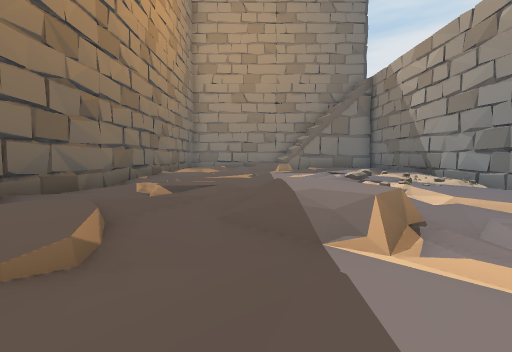
view 1 (above)

16 first-person views from a walk through a scene from a Unity 3-D project. The camera is 1.4 m above the floor, tilts 4° down and sees 85° across. The floor is counted in squares, 2 m on a side. Each view is taken from the middle of a square. On the plan, view 1 faces up. The plan holds only what a view shows up to about 9 squares ahead; the rest is blank. The place goes on beyond the plan. The player character is not drawn. Some animated figures are left out.

view 2
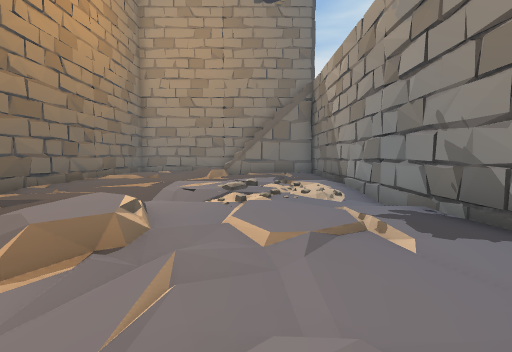

view 3
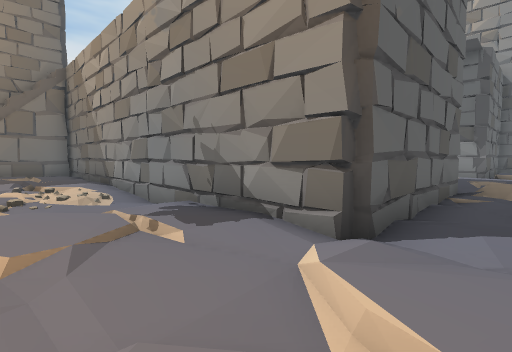

view 4
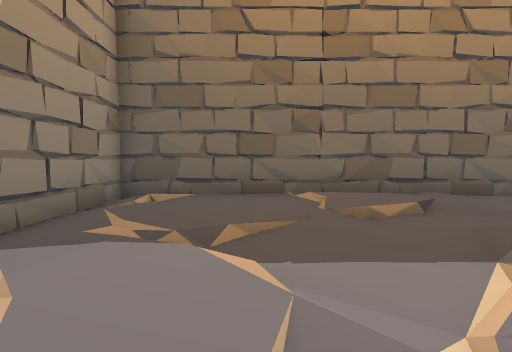

view 5
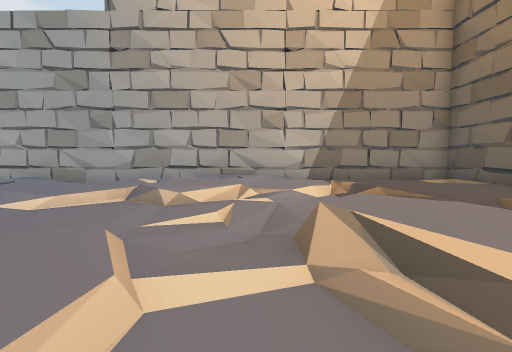

view 6
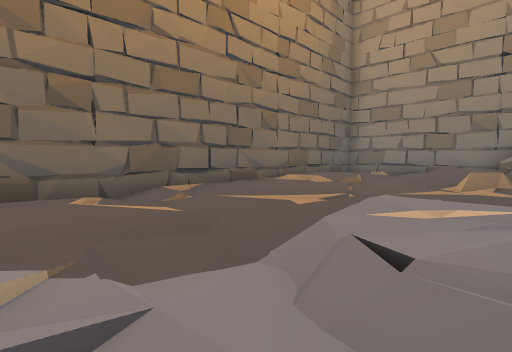

view 7
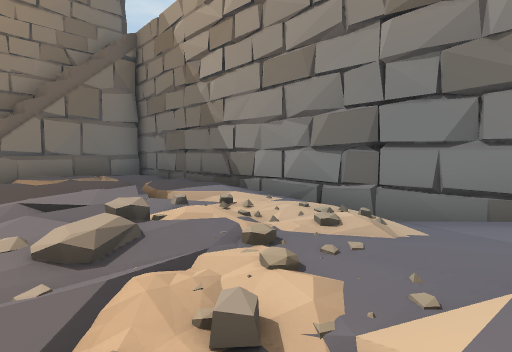

view 8
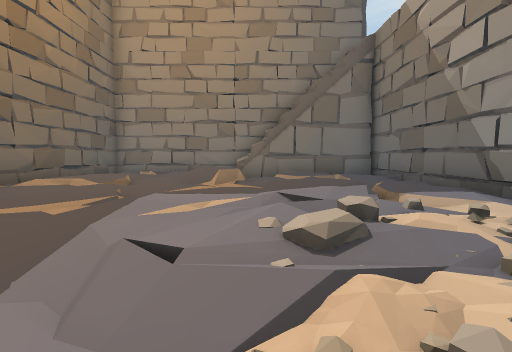

view 9
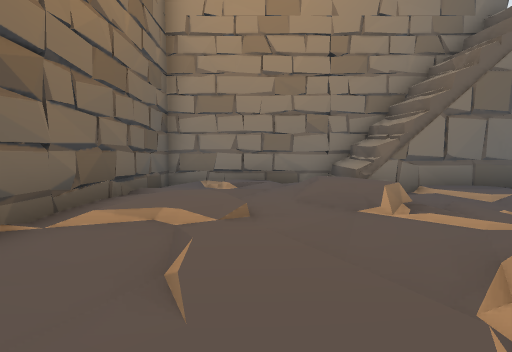

view 10
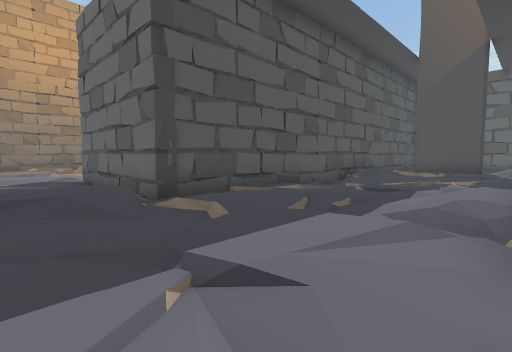

view 11
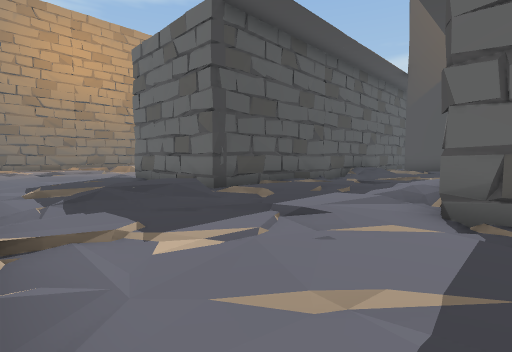

view 12
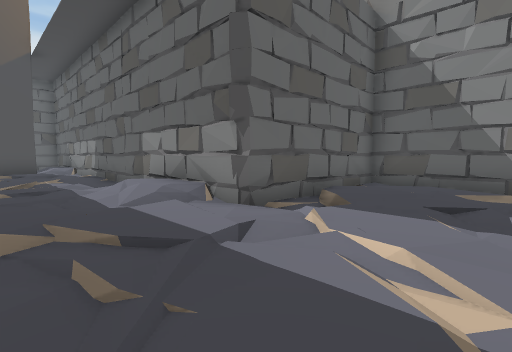

view 13
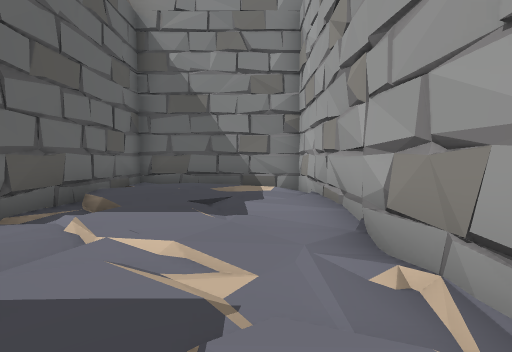

view 14
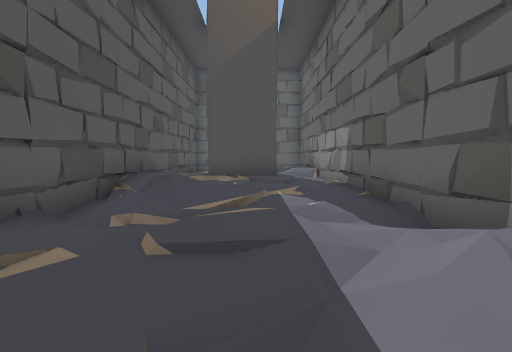

view 15
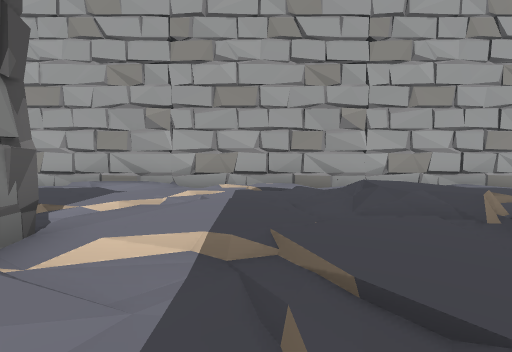

view 16
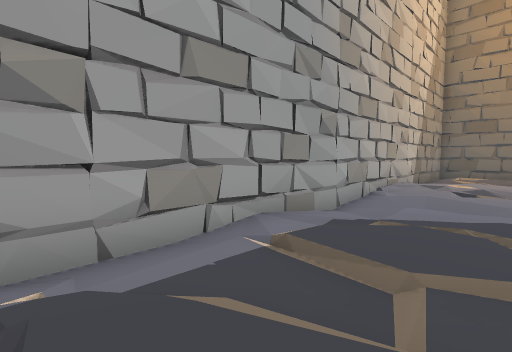

### Floor plan
Key: @ floor where view 1 was taken; # wall or solid block; . main floor; : floor 0.25 m higher than the main floor; - floor 0.25 m lower than the main floor; + floor 0.5 m higher than the main floor; _ floor 0.5 m lower than the main floor; / step, stairs or slope; = window, fence, low wall or low ledge.
Columns run from 4 left of view 1 to 21 right of it. Each row starts with its distance up from view 1.
 17 #######
 16 #--.-.#
 15 #--..=####
 14 #.-.//-..##
 13 #.:./+-.=.#
 12 #.:--#.--.#    ######
 11 #.-.--.//.#    ##= :#
 10 #.-.-//:#.#    # ...#
  9 #.-....:-.#    #+...#
  8 #-/.......#    #:.:.#
  7 #-/--/::./#    #-...#
  6 #--.---../#    #--.-#
  5 #--../-//.#    #....#
  4 #.-.//-.=.#    #.../#
  3 #.:./+-.=.#    #.:./#
  2 #.:--#.--.######.://######
  1 #.-.--.//.-.---/./::..##.#
  0 #.-.@//:#.../.-/+...=/:..#
 -1 #.-....:-.-.#.-/+.....:-.#
 -2 #-/.......--..--/.:......#
 -3 #-/--/::.-_--.---.##/::.-#
 -4 ##########################

Where each view was taken, in squares from view 1:
view 1: 0 up, 0 right, facing up
view 2: 0 up, 3 right, facing up
view 3: 0 up, 3 right, facing up-right
view 4: 0 up, 3 right, facing left
view 5: 5 up, 2 right, facing down
view 6: 5 up, 2 right, facing up-left
view 7: 5 up, 2 right, facing up-right
view 8: 5 up, 2 right, facing up
view 9: 8 up, 1 left, facing up
view 10: 1 down, 16 right, facing up-left
view 11: 3 down, 17 right, facing up-left
view 12: 2 down, 13 right, facing up-right
view 13: 2 down, 13 right, facing right
view 14: 3 up, 14 right, facing up
view 15: 4 up, 14 right, facing down
view 16: 0 up, 12 right, facing down-left
